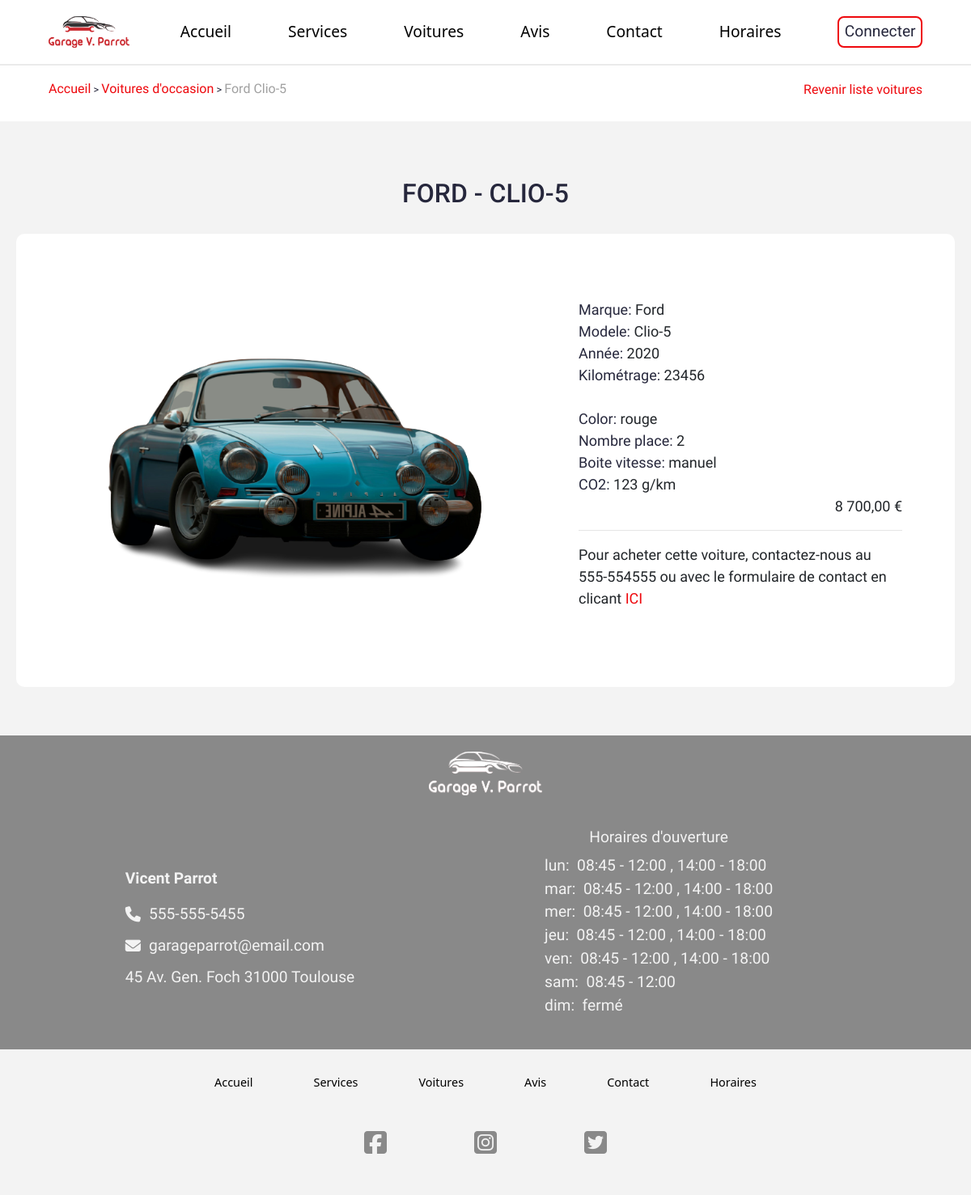
The page /voiture-details.php?id=10 on the database its author committed.
### tables this page shows
CREATE TABLE IF NOT EXISTS cars (
  id int(11) NOT NULL PRIMARY KEY AUTO_INCREMENT,
  code VARCHAR(5) NOT NULL,
  brand VARCHAR(60) NOT NULL,
  model VARCHAR(60) NOT NULL,
  year int NOT NULL,
  price float(10,2) NOT NULL,
  kilometers INT(10) NOT NULL,
  color VARCHAR(25) NOT NULL,
  gearbox VARCHAR(15) NOT NULL,
  number_doors int(2) NOT NULL,
  fuel VARCHAR(25) NOT NULL,
  co int(5) NOT NULL,
  image VARCHAR(255) NOT NULL
);

CREATE TABLE IF NOT EXISTS schedules (
   id int(11) NOT NULL PRIMARY KEY AUTO_INCREMENT,
   day VARCHAR(8) NOT NULL,
   morningOpen VARCHAR(5) NOT NULL,
   morningClose VARCHAR(5) NOT NULL,
   afternoonOpen VARCHAR(5) NOT NULL,
   afternoonClose VARCHAR(5) NOT NULL
);

### lib/cars.php (called while the page is built, shortened)
<?php
function getCarsById(PDO $pdo, int $id): array|bool
{
  $query = $pdo->prepare('SELECT * FROM cars WHERE id=:id');
  $query->bindValue(":id", $id, PDO::PARAM_INT);
  $query->execute();
  $result = $query->fetch(PDO::FETCH_ASSOC);
  return $result;
}

### lib/schedules.php (called while the page is built, shortened)
<?php
function getSchedules(PDO $pdo): array|bool
{
  $sql = "SELECT * FROM schedules ORDER BY id";
  $query = $pdo->prepare($sql);
  $query->execute();
  $result = $query->fetchAll(PDO::FETCH_ASSOC);
  return $result;
}

### voiture-details.php (the view, shortened to what this page needs)
<?php
require_once __DIR__ . "/lib/pdo.php";
require_once __DIR__ . "/lib/cars.php";
require_once __DIR__ . "/templates/header-navigation.php";
 $error = false;
if(isset($_GET['id'])) {
    $id = $_GET['id'];
    $car = getCarsById($pdo, $id);
       if($car['image'] === ""){
      $imagePath = 'assets/images/no-image.svg';
    }else {
      $imagePath = 'uploads/images/'.$car['image'];
    }
}else{
  $error = true;
}
?>
<?php if(!$error)
{?>
<div class="wrapper">
  <?php require __DIR__ . "/templates/breadcrumb-part.php"; ?>
  <section id="cars" class="used-cars sections filtering">
    <h1 class="header-titles"><span><?=$car['brand'];?></span> - <span><?=$car['model'];?></h2>
        <div class="car">
          <div class="car-images">
            <div class="car-img">
              <img class="card-img-top" src="<?=$imagePath;?>" alt="<?=$car['model'];?>">
            </div>
          </div>
          <div class="car-descriptions">
            <div class="car-accessories">
              <div class="car-accessories-description">
                <span>Marque:</span>
                <span><?=$car['brand'];?></span>
              </div>
              <div class="car-accessories-description">
                <span>Modele:</span>
                <span><?=$car['model'];?></span>
              </div>
              <div class="car-accessories-description">
                <span>Année:</span>
                <span><?=$car['year'];?></span>
              </div>
              <div class="car-accessories-description">
                <span>Kilométrage:</span>
                <span><?=$car['kilometers'];?></span>
              </div>
              <br>
              <div class="car-accessories-description">
                <span>Color:</span>
                <span><?=$car['color'];?></span>
              </div>
              <div class="car-accessories-description">
                <span>Nombre place:</span>
                <span><?=$car['number_doors'];?></span>
              </div>
              <div class="car-accessories-description">
                <span>Boite vitesse:</span>
                <span><?=$car['gearbox'];?></span>
              </div>
              <div class="car-accessories-description">
                <span>CO2:</span>
                <span><?=$car['co'];?> g/km</span>
              </div>
            </div>
            <div class="car-price"><?=number_format($car['price'], 2, ',', ' ');?> €</div>
            <div class="car-contact">
              <hr>
              <p>Pour acheter cette voiture, contactez-nous
                au 555-554555 ou avec le formulaire de contact
                en clicant <a href="voiture-contact.php?id=<?=$car['id'];?>" class="car-link-contact">ici</a></p>
            </div>
          </div>
        </div>
  </section>
</div>
<?php
 require_once __DIR__."/templates/footer.php";
?>
<?php } ?>

### templates/header-navigation.php (shortened to what this page needs)
<!DOCTYPE html>
<html lang="fr">
<head>
  <link rel="stylesheet" href="../assets/scripts/jquery-ui.min.css">
  <link rel="stylesheet" href="https://cdn.jsdelivr.net/npm/bootstrap@4.3.1/dist/css/bootstrap.min.css"
>
  <link rel="stylesheet" href="./assets/css/style.css">
</head>
<body>
  <div class="wrapper">
    <header class="header">
      <nav class="nav">
        <a class="logo" href="/">
          <img src="./assets/images/logo_car_title.png" alt="logo garage parrot">
        </a>
        <ul class="nav-list">
          <li>
            <a class="nav-link" aria-current="page" href="/">Accueil</a>
          </li>
          <li>
            <a class="nav-link" aria-current="page" href="/index.php#services">Services</a>
          </li>
          <li>
            <a class="nav-link" aria-current="page" href="/index.php#cars">Voitures</a>
          </li>
          <li>
            <a class="nav-link" aria-current="page" href="/index.php#testimonial">Avis</a>
          </li>
          <li>
            <a class="nav-link" aria-current="page" href="/index.php#contact">Contact</a>
          </li>
          <li>
            <a class="nav-link" aria-current="page" href="/index.php#schedules">Horaires</a>
          </li>
          <li>
            <a href="/admin/index.php" class="btn-wire">Connecter</a>
          </li>
        </ul>
      </nav>
    </header>
  </div>
  <main class="main wrapper">

### templates/breadcrumb-part.php
<div class="breadcrumbs">
  <ul class="breadcrumb">
    <li><a href="#">Accueil</a></li>
    <li><a href="#">Voitures d'occasion</a></li>
    <li><a href="#" class="isDisabled"><?=$car['brand']." ".$car['model'];?></a></li>
  </ul>
  <div class="go-back-list">
    <a href="#">Revenir liste voitures</a>
  </div>
</div>

### templates/footer.php (shortened to what this page needs)
<?php
require_once __DIR__ . "/../lib/pdo.php";
require_once __DIR__ . "/../lib/schedules.php";
$schedules = getSchedules($pdo);
?>
</main>
<footer id="schedules" class="footer">
  <div class="footer-logo">
    <img src="./assets/images/logo_white.png" alt="logo garage parrot">
  </div>
  <div class="footer-schedule">
    <div class="footer-local">
      <p class="footer-local-owner">Vicent Parrot</p>
      <div class="footer-phone">
        <i class="fa-solid fa-phone icon"></i>
        <p>555-555-5455</p>
      </div>
      <div class="footer-email">
        <i class="fa-solid fa-envelope icon"></i>
        <p>garageparrot@email.com</p>
      </div>
      <div class="footer-address">
        <p>45 Av. Gen. Foch 31000 Toulouse</p>
      </div>
    </div>
    <div class="footer-days">
      <h5 class="footer-days-title">Horaires d'ouverture</h5>
      <?php foreach ($schedules as  $schedule) { ?>
      <?php require __DIR__ . "/footer-part.php" ?>
      <?php }
      ?>
    </div>
  </div>
  <div class="footer-navigation">
    <nav class="footer-nav">
      <ul class="footer-nav-list">
        <li>
          <a class="footer-nav-link" aria-current="page" href="#">Accueil</a>
        </li>
        <li>
          <a class="footer-nav-link" aria-current="page" href="#services">Services</a>
        </li>
        <li>
          <a class="footer-nav-link" aria-current="page" href="#cars">Voitures</a>
        </li>
        <li>
          <a class="footer-nav-link" aria-current="page" href="#testimonial">Avis</a>
        </li>
        <li>
          <a class="footer-nav-link" aria-current="page" href="#contact">Contact</a>
        </li>
        <li>
          <a class="footer-nav-link" aria-current="page" href="#schedules">Horaires</a>
        </li>
      </ul>
    </nav>
    <div class="footer-social-network">
      <a href="#"><i class="fa-brands fa-square-facebook"></i></a>
      <a href="#"><i class="fa-brands fa-square-instagram"></i></a>
      <a href="#"><i class="fa-brands fa-square-twitter"></i></a>
    </div>
  </div>
</footer>
</body>
</html>

### templates/footer-part.php
<div class="footer-day-week">
  <span class="footer-day"><?= substr($schedule['day'], 0, 3); ?>:&nbsp;</span>
  <?php if(($schedule['day'] === 'samedi'  || $schedule['day'] === 'dimanche') && $schedule['morningOpen'] === "00:00"): ?>
  <span>fermé</span>
  <?php elseif($schedule["morningOpen"] !== "00:00"): ?>
  <span class="morning-open"><?= $schedule['morningOpen'] ?></span>
  <span> - </span>
  <?php endif; ?>
  <?php if(($schedule['day'] === 'samedi'  || $schedule['day'] === 'dimanche') && $schedule['morningClose'] === "00:00"): ?>
  <span></span>
  <?php elseif($schedule["morningClose"] !== "00:00"): ?>
  <span class="morning-close"><?= $schedule['morningClose'] ?></span>
  <?php endif; ?>
  <?php if(($schedule['day'] === 'samedi'  || $schedule['day'] === 'dimanche') && $schedule['afternoonOpen'] === "00:00"): ?>
  <span></span>
  <?php elseif($schedule["afternoonOpen"] !== "00:00"): ?>
  <span>,</span>
  <span class="afternoon-open"><?= $schedule['afternoonOpen'] ?></span>
  <span> - </span>
  <?php endif; ?>
  <?php if(($schedule['day'] === 'samedi'  || $schedule['day'] === 'dimanche') && $schedule['afternoonClose'] === "00:00"): ?>
  <span></span>
  <?php elseif($schedule["afternoonClose"] !== "00:00"): ?>
  <span class="afternoon-close"><?= $schedule['afternoonClose'] ?></span>
  <?php endif; ?>
</div>

### rows shown on the page
cars: brand "Ford", model "Clio-5", brand "FORD", model "CLIO-5", image (picture), year "2020", kilometers "23456", color "rouge", number_doors "2", gearbox "manuel", co "123", price "8 700,00"
schedules: day "lun", morningOpen "08:45", morningClose "12:00", afternoonOpen "14:00", afternoonClose "18:00"
schedules: day "mar", morningOpen "08:45", morningClose "12:00", afternoonOpen "14:00", afternoonClose "18:00"
schedules: day "mer", morningOpen "08:45", morningClose "12:00", afternoonOpen "14:00", afternoonClose "18:00"
schedules: day "jeu", morningOpen "08:45", morningClose "12:00", afternoonOpen "14:00", afternoonClose "18:00"
schedules: day "ven", morningOpen "08:45", morningClose "12:00", afternoonOpen "14:00", afternoonClose "18:00"
schedules: day "sam", morningOpen "08:45", morningClose "12:00"
schedules: day "dim", morningOpen "fermé"
